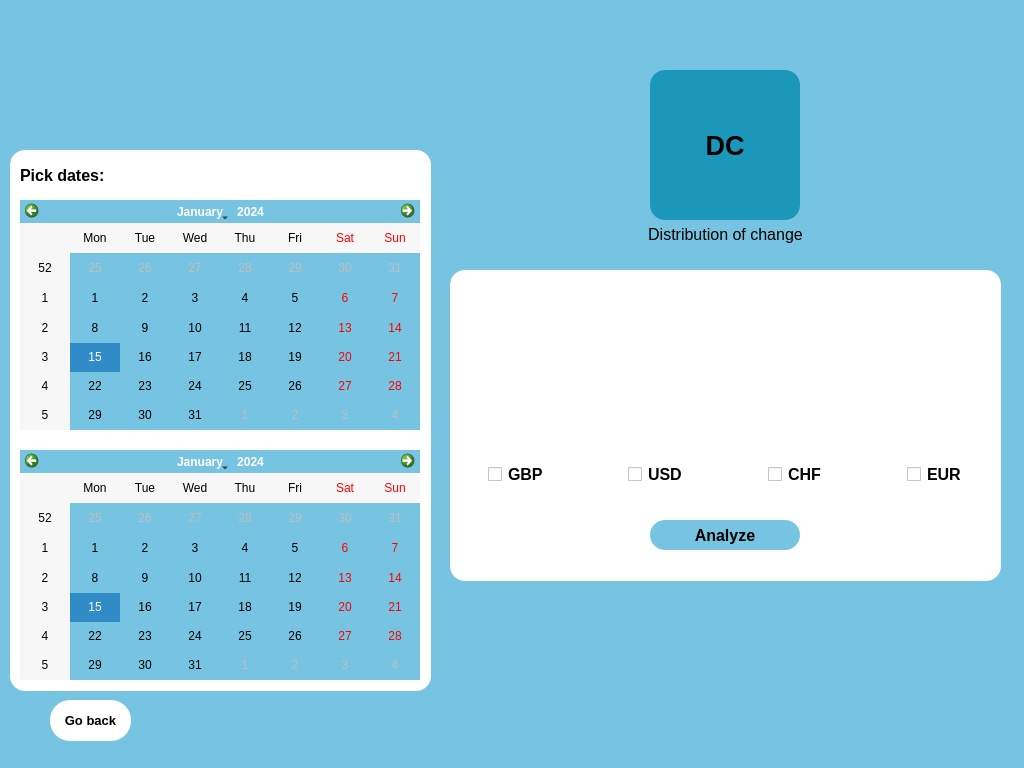
<?xml version="1.0" encoding="UTF-8"?>
<ui version="4.0">
 <class>MainWindow</class>
 <widget class="QMainWindow" name="MainWindow">
  <property name="geometry">
   <rect>
    <x>0</x>
    <y>0</y>
    <width>1024</width>
    <height>768</height>
   </rect>
  </property>
  <property name="windowTitle">
   <string>MainWindow</string>
  </property>
  <property name="styleSheet">
   <string notr="true">background-color:rgb(119, 196, 226)</string>
  </property>
  <widget class="QWidget" name="centralwidget">
   <widget class="QFrame" name="frame">
    <property name="geometry">
     <rect>
      <x>450</x>
      <y>270</y>
      <width>551</width>
      <height>311</height>
     </rect>
    </property>
    <property name="palette">
     <palette>
      <active>
       <colorrole role="WindowText">
        <brush brushstyle="SolidPattern">
         <color alpha="255">
          <red>24</red>
          <green>36</green>
          <blue>56</blue>
         </color>
        </brush>
       </colorrole>
       <colorrole role="Button">
        <brush brushstyle="SolidPattern">
         <color alpha="255">
          <red>255</red>
          <green>255</green>
          <blue>255</blue>
         </color>
        </brush>
       </colorrole>
       <colorrole role="Base">
        <brush brushstyle="SolidPattern">
         <color alpha="255">
          <red>255</red>
          <green>255</green>
          <blue>255</blue>
         </color>
        </brush>
       </colorrole>
       <colorrole role="Window">
        <brush brushstyle="SolidPattern">
         <color alpha="255">
          <red>255</red>
          <green>255</green>
          <blue>255</blue>
         </color>
        </brush>
       </colorrole>
      </active>
      <inactive>
       <colorrole role="WindowText">
        <brush brushstyle="SolidPattern">
         <color alpha="255">
          <red>24</red>
          <green>36</green>
          <blue>56</blue>
         </color>
        </brush>
       </colorrole>
       <colorrole role="Button">
        <brush brushstyle="SolidPattern">
         <color alpha="255">
          <red>255</red>
          <green>255</green>
          <blue>255</blue>
         </color>
        </brush>
       </colorrole>
       <colorrole role="Base">
        <brush brushstyle="SolidPattern">
         <color alpha="255">
          <red>255</red>
          <green>255</green>
          <blue>255</blue>
         </color>
        </brush>
       </colorrole>
       <colorrole role="Window">
        <brush brushstyle="SolidPattern">
         <color alpha="255">
          <red>255</red>
          <green>255</green>
          <blue>255</blue>
         </color>
        </brush>
       </colorrole>
      </inactive>
      <disabled>
       <colorrole role="WindowText">
        <brush brushstyle="SolidPattern">
         <color alpha="255">
          <red>120</red>
          <green>120</green>
          <blue>120</blue>
         </color>
        </brush>
       </colorrole>
       <colorrole role="Button">
        <brush brushstyle="SolidPattern">
         <color alpha="255">
          <red>255</red>
          <green>255</green>
          <blue>255</blue>
         </color>
        </brush>
       </colorrole>
       <colorrole role="Base">
        <brush brushstyle="SolidPattern">
         <color alpha="255">
          <red>255</red>
          <green>255</green>
          <blue>255</blue>
         </color>
        </brush>
       </colorrole>
       <colorrole role="Window">
        <brush brushstyle="SolidPattern">
         <color alpha="255">
          <red>255</red>
          <green>255</green>
          <blue>255</blue>
         </color>
        </brush>
       </colorrole>
      </disabled>
     </palette>
    </property>
    <property name="autoFillBackground">
     <bool>false</bool>
    </property>
    <property name="styleSheet">
     <string notr="true">border-radius: 15px;
background-color: rgb(255, 255, 255);</string>
    </property>
    <property name="frameShape">
     <enum>QFrame::StyledPanel</enum>
    </property>
    <property name="frameShadow">
     <enum>QFrame::Raised</enum>
    </property>
    <widget class="QPushButton" name="button_Analyze">
     <property name="geometry">
      <rect>
       <x>200</x>
       <y>250</y>
       <width>150</width>
       <height>30</height>
      </rect>
     </property>
     <property name="font">
      <font>
       <family>Leelawadee UI</family>
       <pointsize>12</pointsize>
       <weight>75</weight>
       <bold>true</bold>
      </font>
     </property>
     <property name="styleSheet">
      <string notr="true">background-color: rgb(118, 196, 225);
border-radius: 15px;</string>
     </property>
     <property name="text">
      <string>Analyze</string>
     </property>
    </widget>
    <widget class="QWidget" name="">
     <property name="geometry">
      <rect>
       <x>0</x>
       <y>70</y>
       <width>551</width>
       <height>154</height>
      </rect>
     </property>
     <layout class="QGridLayout" name="gridLayout_3">
      <property name="leftMargin">
       <number>0</number>
      </property>
      <property name="topMargin">
       <number>10</number>
      </property>
      <property name="rightMargin">
       <number>0</number>
      </property>
      <property name="bottomMargin">
       <number>10</number>
      </property>
      <item row="0" column="1" alignment="Qt::AlignHCenter|Qt::AlignVCenter">
       <widget class="QLabel" name="label_USD_icon">
        <property name="maximumSize">
         <size>
          <width>100</width>
          <height>100</height>
         </size>
        </property>
        <property name="text">
         <string/>
        </property>
        <property name="pixmap">
         <pixmap>USD.png</pixmap>
        </property>
        <property name="scaledContents">
         <bool>true</bool>
        </property>
       </widget>
      </item>
      <item row="0" column="2" alignment="Qt::AlignHCenter|Qt::AlignVCenter">
       <widget class="QLabel" name="label_CHF_icon">
        <property name="maximumSize">
         <size>
          <width>100</width>
          <height>100</height>
         </size>
        </property>
        <property name="text">
         <string/>
        </property>
        <property name="pixmap">
         <pixmap>CHF.png</pixmap>
        </property>
        <property name="scaledContents">
         <bool>true</bool>
        </property>
       </widget>
      </item>
      <item row="0" column="3" alignment="Qt::AlignHCenter|Qt::AlignVCenter">
       <widget class="QLabel" name="label_EUR_icon">
        <property name="maximumSize">
         <size>
          <width>100</width>
          <height>100</height>
         </size>
        </property>
        <property name="text">
         <string/>
        </property>
        <property name="pixmap">
         <pixmap>EUR.png</pixmap>
        </property>
        <property name="scaledContents">
         <bool>true</bool>
        </property>
       </widget>
      </item>
      <item row="0" column="0" alignment="Qt::AlignHCenter|Qt::AlignVCenter">
       <widget class="QLabel" name="label_GBP_icon">
        <property name="maximumSize">
         <size>
          <width>100</width>
          <height>100</height>
         </size>
        </property>
        <property name="text">
         <string/>
        </property>
        <property name="pixmap">
         <pixmap>GBP.png</pixmap>
        </property>
        <property name="scaledContents">
         <bool>true</bool>
        </property>
       </widget>
      </item>
      <item row="1" column="0" alignment="Qt::AlignHCenter">
       <widget class="QCheckBox" name="checkBox_GBP">
        <property name="font">
         <font>
          <family>Leelawadee UI</family>
          <pointsize>12</pointsize>
          <weight>75</weight>
          <bold>true</bold>
         </font>
        </property>
        <property name="text">
         <string>GBP</string>
        </property>
       </widget>
      </item>
      <item row="1" column="2" alignment="Qt::AlignHCenter">
       <widget class="QCheckBox" name="checkBox_CHF">
        <property name="font">
         <font>
          <family>Leelawadee UI</family>
          <pointsize>12</pointsize>
          <weight>75</weight>
          <bold>true</bold>
         </font>
        </property>
        <property name="text">
         <string>CHF</string>
        </property>
       </widget>
      </item>
      <item row="1" column="1" alignment="Qt::AlignHCenter">
       <widget class="QCheckBox" name="checkBox_USD">
        <property name="font">
         <font>
          <family>Leelawadee UI</family>
          <pointsize>12</pointsize>
          <weight>75</weight>
          <bold>true</bold>
         </font>
        </property>
        <property name="text">
         <string>USD</string>
        </property>
       </widget>
      </item>
      <item row="1" column="3" alignment="Qt::AlignHCenter">
       <widget class="QCheckBox" name="checkBox_EUR">
        <property name="font">
         <font>
          <family>Leelawadee UI</family>
          <pointsize>12</pointsize>
          <weight>75</weight>
          <bold>true</bold>
         </font>
        </property>
        <property name="text">
         <string>EUR</string>
        </property>
       </widget>
      </item>
     </layout>
    </widget>
   </widget>
   <widget class="QLabel" name="label_logo">
    <property name="geometry">
     <rect>
      <x>0</x>
      <y>0</y>
      <width>251</width>
      <height>141</height>
     </rect>
    </property>
    <property name="text">
     <string/>
    </property>
    <property name="pixmap">
     <pixmap>LOGO.jpg</pixmap>
    </property>
    <property name="scaledContents">
     <bool>true</bool>
    </property>
   </widget>
   <widget class="QPushButton" name="button_GoBack">
    <property name="geometry">
     <rect>
      <x>50</x>
      <y>700</y>
      <width>81</width>
      <height>41</height>
     </rect>
    </property>
    <property name="font">
     <font>
      <family>Leelawadee UI</family>
      <pointsize>10</pointsize>
      <weight>75</weight>
      <bold>true</bold>
     </font>
    </property>
    <property name="styleSheet">
     <string notr="true">border-radius :20px;
background-color: rgb(255, 255, 255);
</string>
    </property>
    <property name="text">
     <string>Go back</string>
    </property>
   </widget>
   <widget class="QLabel" name="label_SM2">
    <property name="geometry">
     <rect>
      <x>610</x>
      <y>210</y>
      <width>231</width>
      <height>49</height>
     </rect>
    </property>
    <property name="font">
     <font>
      <family>Leelawadee UI</family>
      <pointsize>12</pointsize>
     </font>
    </property>
    <property name="text">
     <string>Distribution of change</string>
    </property>
    <property name="alignment">
     <set>Qt::AlignCenter</set>
    </property>
   </widget>
   <widget class="QLabel" name="label_SM">
    <property name="geometry">
     <rect>
      <x>650</x>
      <y>70</y>
      <width>150</width>
      <height>150</height>
     </rect>
    </property>
    <property name="font">
     <font>
      <family>Leelawadee UI</family>
      <pointsize>20</pointsize>
      <weight>75</weight>
      <bold>true</bold>
     </font>
    </property>
    <property name="styleSheet">
     <string notr="true">border-radius: 15px;
background-color: rgb(27, 151, 185);</string>
    </property>
    <property name="text">
     <string>DC</string>
    </property>
    <property name="alignment">
     <set>Qt::AlignCenter</set>
    </property>
   </widget>
   <widget class="QCalendarWidget" name="calendarFirst">
    <property name="geometry">
     <rect>
      <x>20</x>
      <y>200</y>
      <width>400</width>
      <height>230</height>
     </rect>
    </property>
   </widget>
   <widget class="QFrame" name="frame_2">
    <property name="geometry">
     <rect>
      <x>10</x>
      <y>150</y>
      <width>421</width>
      <height>541</height>
     </rect>
    </property>
    <property name="palette">
     <palette>
      <active>
       <colorrole role="WindowText">
        <brush brushstyle="SolidPattern">
         <color alpha="255">
          <red>24</red>
          <green>36</green>
          <blue>56</blue>
         </color>
        </brush>
       </colorrole>
       <colorrole role="Button">
        <brush brushstyle="SolidPattern">
         <color alpha="255">
          <red>255</red>
          <green>255</green>
          <blue>255</blue>
         </color>
        </brush>
       </colorrole>
       <colorrole role="Base">
        <brush brushstyle="SolidPattern">
         <color alpha="255">
          <red>255</red>
          <green>255</green>
          <blue>255</blue>
         </color>
        </brush>
       </colorrole>
       <colorrole role="Window">
        <brush brushstyle="SolidPattern">
         <color alpha="255">
          <red>255</red>
          <green>255</green>
          <blue>255</blue>
         </color>
        </brush>
       </colorrole>
      </active>
      <inactive>
       <colorrole role="WindowText">
        <brush brushstyle="SolidPattern">
         <color alpha="255">
          <red>24</red>
          <green>36</green>
          <blue>56</blue>
         </color>
        </brush>
       </colorrole>
       <colorrole role="Button">
        <brush brushstyle="SolidPattern">
         <color alpha="255">
          <red>255</red>
          <green>255</green>
          <blue>255</blue>
         </color>
        </brush>
       </colorrole>
       <colorrole role="Base">
        <brush brushstyle="SolidPattern">
         <color alpha="255">
          <red>255</red>
          <green>255</green>
          <blue>255</blue>
         </color>
        </brush>
       </colorrole>
       <colorrole role="Window">
        <brush brushstyle="SolidPattern">
         <color alpha="255">
          <red>255</red>
          <green>255</green>
          <blue>255</blue>
         </color>
        </brush>
       </colorrole>
      </inactive>
      <disabled>
       <colorrole role="WindowText">
        <brush brushstyle="SolidPattern">
         <color alpha="255">
          <red>120</red>
          <green>120</green>
          <blue>120</blue>
         </color>
        </brush>
       </colorrole>
       <colorrole role="Button">
        <brush brushstyle="SolidPattern">
         <color alpha="255">
          <red>255</red>
          <green>255</green>
          <blue>255</blue>
         </color>
        </brush>
       </colorrole>
       <colorrole role="Base">
        <brush brushstyle="SolidPattern">
         <color alpha="255">
          <red>255</red>
          <green>255</green>
          <blue>255</blue>
         </color>
        </brush>
       </colorrole>
       <colorrole role="Window">
        <brush brushstyle="SolidPattern">
         <color alpha="255">
          <red>255</red>
          <green>255</green>
          <blue>255</blue>
         </color>
        </brush>
       </colorrole>
      </disabled>
     </palette>
    </property>
    <property name="autoFillBackground">
     <bool>false</bool>
    </property>
    <property name="styleSheet">
     <string notr="true">border-radius: 15px;
background-color: rgb(255, 255, 255);</string>
    </property>
    <property name="frameShape">
     <enum>QFrame::StyledPanel</enum>
    </property>
    <property name="frameShadow">
     <enum>QFrame::Raised</enum>
    </property>
    <widget class="QLabel" name="label_PickDates">
     <property name="geometry">
      <rect>
       <x>10</x>
       <y>10</y>
       <width>131</width>
       <height>31</height>
      </rect>
     </property>
     <property name="font">
      <font>
       <family>Leelawadee UI</family>
       <pointsize>12</pointsize>
       <weight>75</weight>
       <bold>true</bold>
      </font>
     </property>
     <property name="text">
      <string>Pick dates:</string>
     </property>
    </widget>
   </widget>
   <widget class="QCalendarWidget" name="calendarSecond">
    <property name="geometry">
     <rect>
      <x>20</x>
      <y>450</y>
      <width>400</width>
      <height>230</height>
     </rect>
    </property>
   </widget>
   <zorder>frame_2</zorder>
   <zorder>label_logo</zorder>
   <zorder>frame</zorder>
   <zorder>button_GoBack</zorder>
   <zorder>label_SM2</zorder>
   <zorder>label_SM</zorder>
   <zorder>calendarFirst</zorder>
   <zorder>calendarSecond</zorder>
  </widget>
  <widget class="QStatusBar" name="statusbar"/>
 </widget>
 <resources/>
 <connections/>
</ui>
